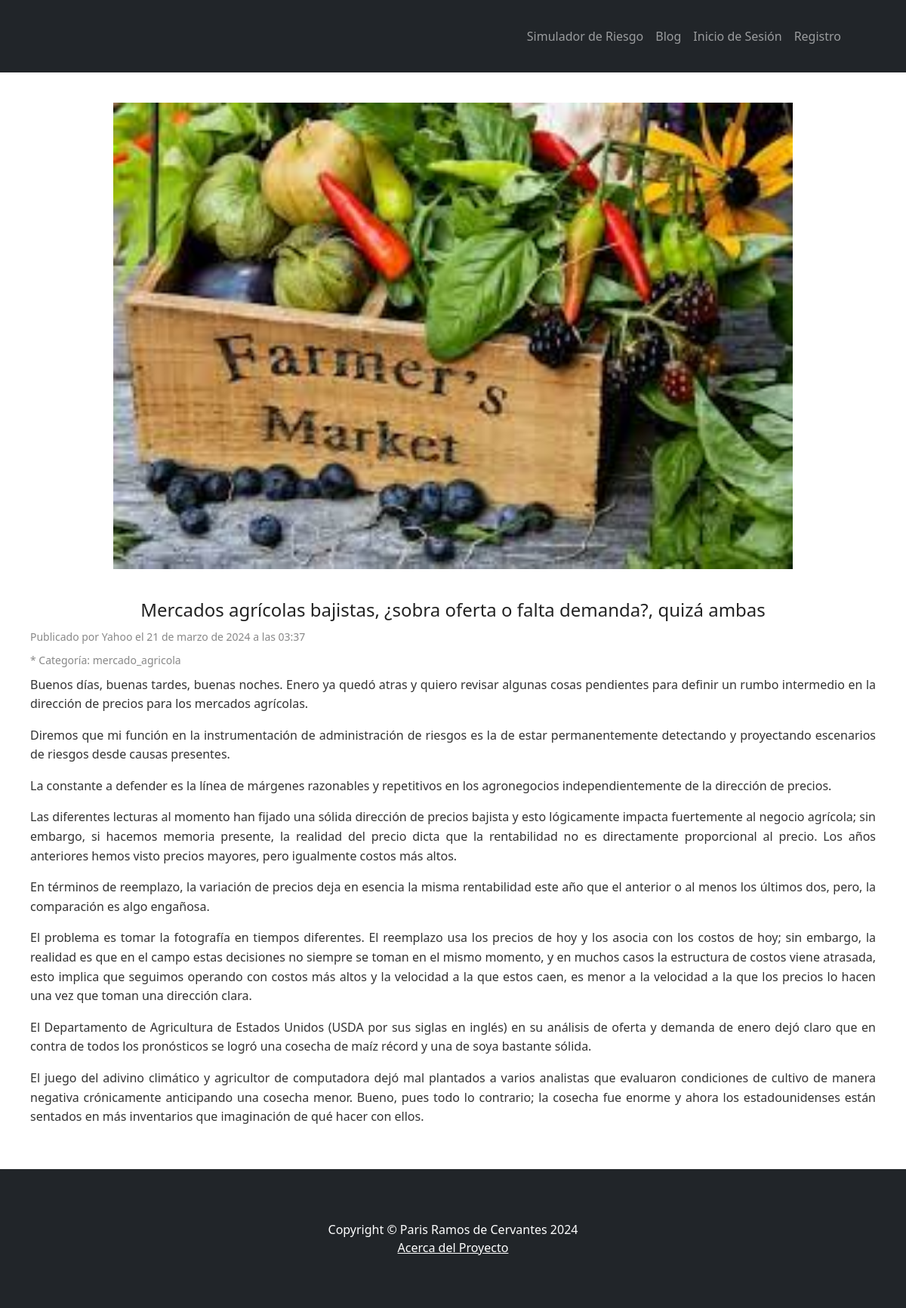
/post/mercados-agricolas-bajistas-sobra-oferta-o-falta-demanda-quiza-ambas/, run on the app's committed database.
### App_BlogAgri/models.py (models this page shows, shortened)
class Post(models.Model):
    titulo = models.CharField(max_length=250)
    slug = models.SlugField(
        max_length=250, unique_for_date='publicacion_post', verbose_name='URL amigable')
    autor = models.ForeignKey(
        User, on_delete=models.CASCADE, related_name='blog_posts')
    contenido = models.TextField()
    publicacion_post = models.DateTimeField(default=timezone.now)
    creacion_post = models.DateTimeField(auto_now_add=True)
    actualizacion_post = models.DateTimeField(auto_now=True)
    status_post = models.IntegerField(
        choices=STATUS_CHOICES, verbose_name='Privacidad')
    tema_post = models.CharField(
        max_length=50, choices=TEMAS_AGRICULTURA, default='General', verbose_name='Tema')
    imagen = models.ImageField(upload_to='post_images', blank=True, null=True)
    class Meta:
        ordering = ('-publicacion_post',)

### App_BlogAgri/views.py (the view)
# urls.py: path('post/<slug:post_slug>/', post, name='post'),
def post(request, post_slug):
    post = get_object_or_404(Post, slug=post_slug)
    paragraphs = post.contenido.split('\n')
    return render(request, 'post.html', {'post': post, 'paragraphs': paragraphs})

### App_BlogAgri/templates/post.html (shortened to what this page needs)
{% extends 'base.html' %}.
{% block content2 %}
<div class="blog-post">
    {% load static %}
    <div class="post-image">
        {% if post.imagen %}
        <img src="{{ post.imagen.url }}" alt="{{ post.titulo }}" class="post-image">
        {% elif post.imagen is None %}
        <img src="{% static 'assets\stock_marketlike.jpg' %}" alt="iamgen demo" class="post-image">
        {% endif %}
    </div>
    <div class="post-content">
        <h2>{{ post.titulo }}</h2>
        <p class="post-meta">Publicado por {{ post.autor }} el {{ post.publicacion_post }}</p>
        <p class="post-meta">* Categoría: {{ post.tema_post }} </p>
        <div class = "post-text">
            {% for paragraph in paragraphs %}
            <p>{{ paragraph }}</p>
        {% endfor %}
        </div>
    </div>
</div>
{% endblock %}

### data on the page
Post: imagen (picture), titulo "Mercados agrícolas bajistas, ¿sobra oferta o falta demanda?, quizá ambas", autor "Yahoo", publicacion_post "21 de marzo de 2024 a las 03:37", tema_post "mercado_agricola"

### other printed values
{{ paragraph }} "Buenos días, buenas tardes, buenas noches. Enero ya quedó atras y quiero revisar algunas cosas pendientes para definir un rumbo intermedio en la dirección de precios para los mercados agrícolas." "Diremos que mi función en la instrumentación de administración de riesgos es la de estar permanentemente detectando y proyectando escenarios de riesgos desde causas presentes." "La constante a defender es la línea de márgenes razonables y repetitivos en los agronegocios independientemente de la dirección de precios." "En términos de reemplazo, la variación de precios deja en esencia la misma rentabilidad este año que el anterior o al menos los últimos dos, pero, la comparación es algo engañosa."
